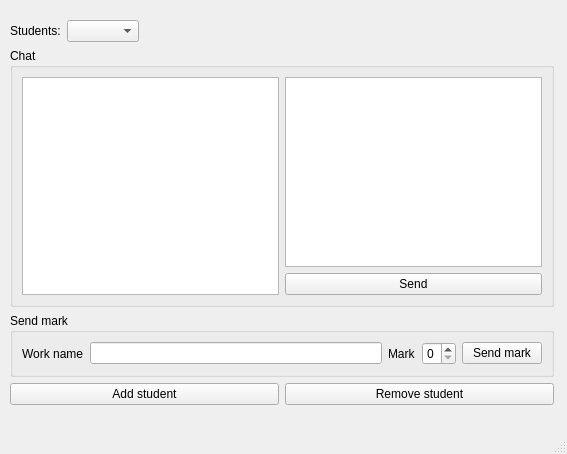
<?xml version="1.0" encoding="UTF-8"?>
<ui version="4.0">
 <class>Teacher</class>
 <widget class="QMainWindow" name="Teacher">
  <property name="geometry">
   <rect>
    <x>0</x>
    <y>0</y>
    <width>567</width>
    <height>454</height>
   </rect>
  </property>
  <property name="windowTitle">
   <string>MainWindow</string>
  </property>
  <widget class="QWidget" name="centralwidget">
   <widget class="QWidget" name="">
    <property name="geometry">
     <rect>
      <x>10</x>
      <y>20</y>
      <width>544</width>
      <height>385</height>
     </rect>
    </property>
    <layout class="QVBoxLayout" name="verticalLayout_2">
     <item>
      <layout class="QHBoxLayout" name="horizontalLayout">
       <item>
        <widget class="QLabel" name="label">
         <property name="text">
          <string>Students:</string>
         </property>
        </widget>
       </item>
       <item>
        <widget class="QComboBox" name="students"/>
       </item>
       <item>
        <spacer name="horizontalSpacer">
         <property name="orientation">
          <enum>Qt::Horizontal</enum>
         </property>
         <property name="sizeHint" stdset="0">
          <size>
           <width>40</width>
           <height>20</height>
          </size>
         </property>
        </spacer>
       </item>
      </layout>
     </item>
     <item>
      <widget class="QGroupBox" name="groupBox">
       <property name="title">
        <string>Chat</string>
       </property>
       <layout class="QGridLayout" name="gridLayout">
        <item row="0" column="0">
         <layout class="QHBoxLayout" name="horizontalLayout_3">
          <item>
           <widget class="QPlainTextEdit" name="chat"/>
          </item>
          <item>
           <layout class="QVBoxLayout" name="verticalLayout">
            <item>
             <widget class="QPlainTextEdit" name="message"/>
            </item>
            <item>
             <layout class="QHBoxLayout" name="horizontalLayout_2">
              <item>
               <widget class="QPushButton" name="pushButton">
                <property name="text">
                 <string>Send</string>
                </property>
               </widget>
              </item>
             </layout>
            </item>
           </layout>
          </item>
         </layout>
        </item>
       </layout>
      </widget>
     </item>
     <item>
      <widget class="QGroupBox" name="groupBox_2">
       <property name="title">
        <string>Send mark</string>
       </property>
       <layout class="QGridLayout" name="gridLayout_2">
        <item row="0" column="0">
         <layout class="QHBoxLayout" name="horizontalLayout_4">
          <item>
           <widget class="QLabel" name="label_2">
            <property name="text">
             <string>Work name</string>
            </property>
           </widget>
          </item>
          <item>
           <widget class="QLineEdit" name="workName"/>
          </item>
          <item>
           <widget class="QLabel" name="label_3">
            <property name="text">
             <string>Mark</string>
            </property>
           </widget>
          </item>
          <item>
           <widget class="QSpinBox" name="spinBox">
            <property name="maximum">
             <number>5</number>
            </property>
           </widget>
          </item>
          <item>
           <widget class="QPushButton" name="pushButton_2">
            <property name="text">
             <string>Send mark</string>
            </property>
           </widget>
          </item>
         </layout>
        </item>
       </layout>
      </widget>
     </item>
     <item>
      <layout class="QHBoxLayout" name="horizontalLayout_5">
       <item>
        <widget class="QPushButton" name="pushButton_4">
         <property name="text">
          <string>Add student</string>
         </property>
        </widget>
       </item>
       <item>
        <widget class="QPushButton" name="pushButton_5">
         <property name="text">
          <string>Remove student</string>
         </property>
        </widget>
       </item>
      </layout>
     </item>
    </layout>
   </widget>
  </widget>
  <widget class="QMenuBar" name="menubar">
   <property name="geometry">
    <rect>
     <x>0</x>
     <y>0</y>
     <width>567</width>
     <height>21</height>
    </rect>
   </property>
  </widget>
  <widget class="QStatusBar" name="statusbar"/>
 </widget>
 <resources/>
 <connections/>
</ui>
